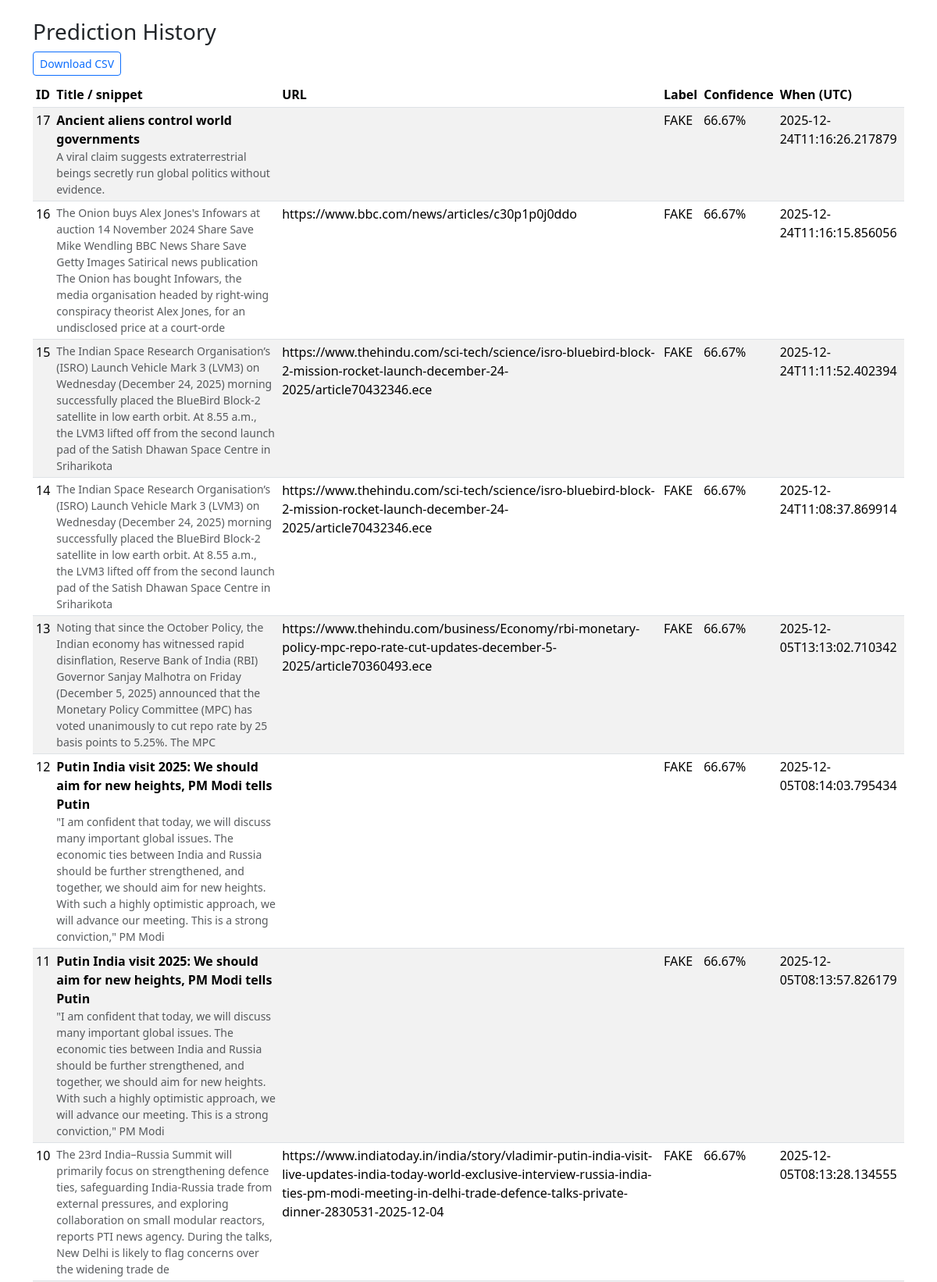
The app's page /history (upper part) with its own data.
### tables this page shows
CREATE TABLE predictions(
        id INTEGER PRIMARY KEY AUTOINCREMENT,
        title TEXT,
        text_snippet TEXT,
        url TEXT,
        label TEXT,
        confidence REAL,
        explanations TEXT,
        created_at TEXT
    );

### src/app.py (the view)
@app.route('/history', methods=['GET'])
def history():
    try:
        page = int(request.args.get('page', 1))
    except Exception:
        page = 1
    per = 20
    offset = (page - 1) * per
    rows = fetch_recent(limit=per, offset=offset)
    return render_template('history.html', rows=rows, page=page)

### src/db.py (called while the page is built)
def fetch_recent(limit=100, offset=0):
    conn = sqlite3.connect(DB_PATH)
    cur = conn.cursor()
    cur.execute("SELECT id,title,substr(text_snippet,1,300),url,label,confidence,created_at FROM predictions ORDER BY id DESC LIMIT ? OFFSET ?", (limit, offset))
    rows = cur.fetchall()
    conn.close()
    return rows

### templates/history.html (shortened to what this page needs)
<!doctype html>
<html>
  <head>
    <link href="https://cdn.jsdelivr.net/npm/bootstrap@5.3.2/dist/css/bootstrap.min.css" rel="stylesheet">
  </head>
  <body class="p-4">
    <div class="container">
      <h3>Prediction History</h3>
      <a href="/history/download" class="btn btn-sm btn-outline-primary mb-2">Download CSV</a>
      <table class="table table-sm table-striped">
        <thead><tr><th>ID</th><th>Title / snippet</th><th>URL</th><th>Label</th><th>Confidence</th><th>When (UTC)</th></tr></thead>
        <tbody>
          {% for r in rows %}
            <tr>
              <td>{{ r[0] }}</td>
              <td><strong>{{ r[1] }}</strong><div class="text-muted small">{{ r[2] }}</div></td>
              <td>{{ r[3] }}</td>
              <td>{{ r[4] }}</td>
              <td>{{ '%.2f'|format(r[5]*100) }}%</td>
              <td>{{ r[6] }}</td>
            </tr>
          {% endfor %}
        </tbody>
      </table>
    </div>
  </body>
</html>

### records on screen
predictions: id "17", title "Ancient aliens control world governments", text_snippet "A viral claim suggests extraterrestrial beings secretly run global politics without evidence.", label "FAKE", r[5]*100 "66.67", created_at "2025-12-24T11:16:26.217879"
predictions: id "16", r "The Onion buys Alex Jones's Infowars at auction 14 November 2024 Share Save Mike Wendling BBC News Share Save Getty Images Satirical news publication The Onion has bought Infowars, the media organisation headed by right-wing conspiracy theorist Alex Jones, for an undisclosed price at a court-orde", url "https://www.bbc.com/news/articles/c30p1p0j0ddo", label "FAKE", r[5]*100 "66.67", created_at "2025-12-24T11:16:15.856056"
predictions: id "15", r "The Indian Space Research Organisation’s (ISRO) Launch Vehicle Mark 3 (LVM3) on Wednesday (December 24, 2025) morning successfully placed the BlueBird Block-2 satellite in low earth orbit. At 8.55 a.m., the LVM3 lifted off from the second launch pad of the Satish Dhawan Space Centre in Sriharikota", url "https://www.thehindu.com/sci-tech/science/isro-bluebird-block-2-mission-rocket-launch-december-24-2025/article70432346.ece", label "FAKE", r[5]*100 "66.67", created_at "2025-12-24T11:11:52.402394"
predictions: id "14", r "The Indian Space Research Organisation’s (ISRO) Launch Vehicle Mark 3 (LVM3) on Wednesday (December 24, 2025) morning successfully placed the BlueBird Block-2 satellite in low earth orbit. At 8.55 a.m., the LVM3 lifted off from the second launch pad of the Satish Dhawan Space Centre in Sriharikota", url "https://www.thehindu.com/sci-tech/science/isro-bluebird-block-2-mission-rocket-launch-december-24-2025/article70432346.ece", label "FAKE", r[5]*100 "66.67", created_at "2025-12-24T11:08:37.869914"
predictions: id "13", r "Noting that since the October Policy, the Indian economy has witnessed rapid disinflation, Reserve Bank of India (RBI) Governor Sanjay Malhotra on Friday (December 5, 2025) announced that the Monetary Policy Committee (MPC) has voted unanimously to cut repo rate by 25 basis points to 5.25%. The MPC", url "https://www.thehindu.com/business/Economy/rbi-monetary-policy-mpc-repo-rate-cut-updates-december-5-2025/article70360493.ece", label "FAKE", r[5]*100 "66.67", created_at "2025-12-05T13:13:02.710342"
predictions: id "12", title "Putin India visit 2025: We should aim for new heights, PM Modi tells Putin", r "\"I am confident that today, we will discuss many important global issues. The economic ties between India and Russia should be further strengthened, and together, we should aim for new heights. With such a highly optimistic approach, we will advance our meeting. This is a strong conviction,\" PM Modi", label "FAKE", r[5]*100 "66.67", created_at "2025-12-05T08:14:03.795434"
predictions: id "11", title "Putin India visit 2025: We should aim for new heights, PM Modi tells Putin", r "\"I am confident that today, we will discuss many important global issues. The economic ties between India and Russia should be further strengthened, and together, we should aim for new heights. With such a highly optimistic approach, we will advance our meeting. This is a strong conviction,\" PM Modi", label "FAKE", r[5]*100 "66.67", created_at "2025-12-05T08:13:57.826179"
predictions: id "10", r "The 23rd India–Russia Summit will primarily focus on strengthening defence ties, safeguarding India-Russia trade from external pressures, and exploring collaboration on small modular reactors, reports PTI news agency. During the talks, New Delhi is likely to flag concerns over the widening trade de", url "https://www.indiatoday.in/india/story/vladimir-putin-india-visit-live-updates-india-today-world-exclusive-interview-russia-india-ties-pm-modi-meeting-in-delhi-trade-defence-talks-private-dinner-2830531-2025-12-04", label "FAKE", r[5]*100 "66.67", created_at "2025-12-05T08:13:28.134555"
